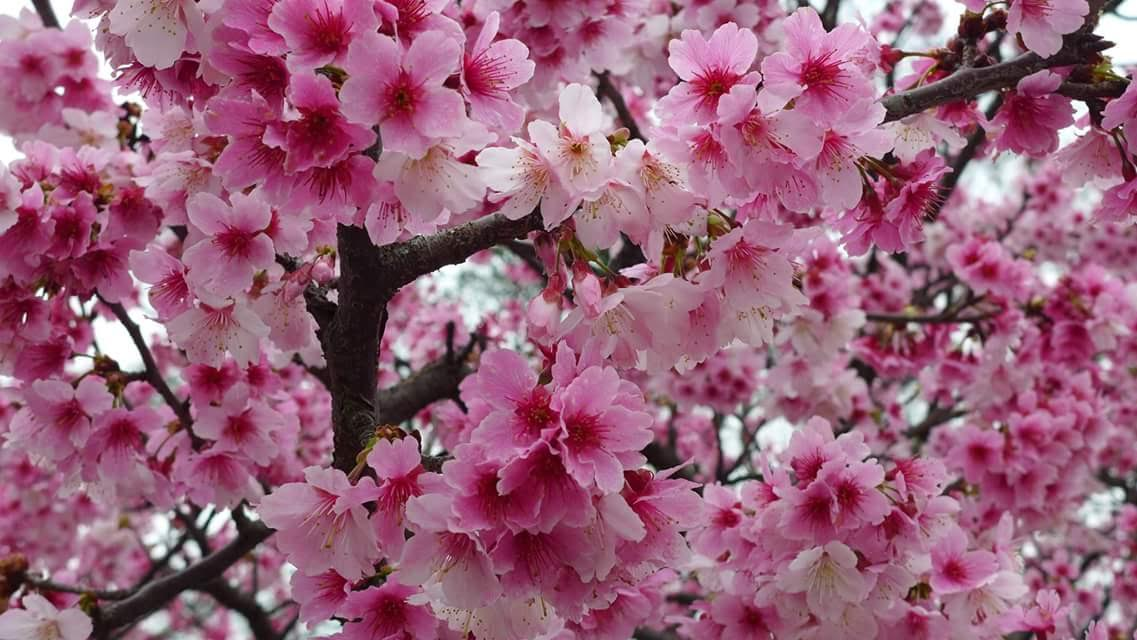
#> input picture OpencvDrawRandomCircle/sakura.jpg, 1137 x 640 px
$ jupyter execute HW4.ipynb
#> lines starting #> are read from the running program, lines starting #| are printed output that depends on the picture
[cell 1]
import random
from PIL import Image
import cv2
from IPython.display import display

image4 = cv2.imread('sakura.jpg')
#> image4 is the input picture: shape (640, 1137, 3); mean B, G, R 120.9, 96.8, 150.9
image4 = cv2.cvtColor(image4, cv2.COLOR_BGR2RGB) # Converting BGR to RGB
h, w = image4.shape[:2] # Extracting the height and width of an image
#> h = 640; w = 1137
num_circles = random.randint(400, 500) #產生隨機白點

for i in range(num_circles): #要產生的隨機白點中，指定隨機 x,y 位置
    x = random.randint(0, w)
    y = random.randint(0, h)
    cv2.circle(image4, center=(x, y), radius=5, color=(255, 255, 255), thickness=-1)
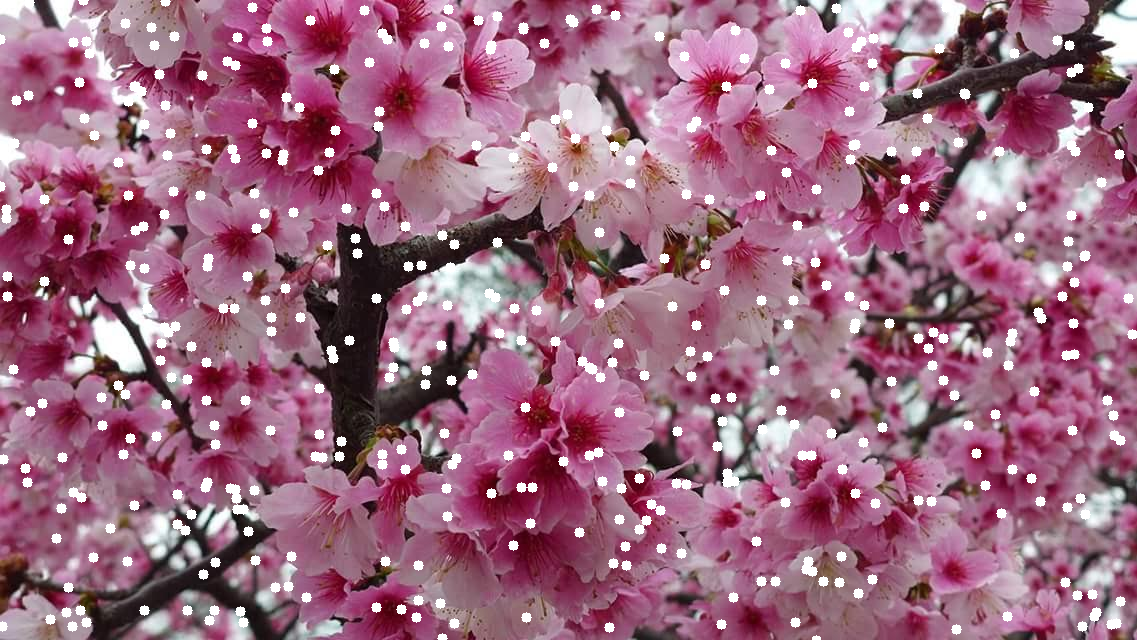
#> image4: shape (640, 1137, 3); mean R, G, B 155.9, 104.4, 127.3

display(Image.fromarray(image4))
